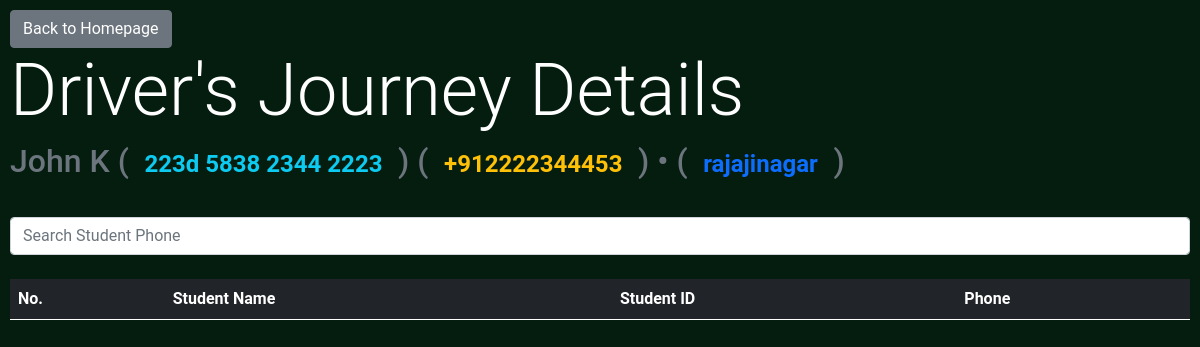
The app's page /admin/get_journey_details/9 (signed in), older data.
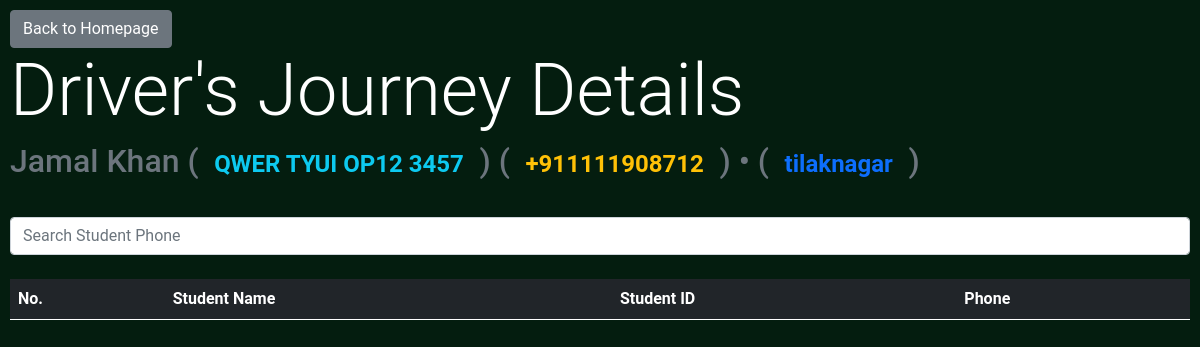
The same page, newer data.
### BusManager/models.py (models this page shows, shortened)
class DriverModel(db.Model):
	id = db.Column(db.Integer, primary_key=True)
	name = db.Column(db.String)
	phone = db.Column(db.String)
	bus_number = db.Column(db.String)
	location = db.relationship('LocationModel', secondary=driver_location_association, backref=db.backref('drivers', lazy='dynamic'))
	license_number  = db.Column(db.String)
	experience = db.Column(db.Integer) #Accept in terms of years
	average_rating = db.Column(db.Float) #1-5 Stars (decimal -> resolve in frontend)
	total_ratings = db.Column(db.Integer)
	rating_count = db.Column(db.Integer)
	profile_image = db.Column(db.String) #RawBytes or Hosted Location???
	is_verified = db.Column(db.Boolean)
	phone_verified = db.Column(db.Boolean)
	journeys = db.relationship('JourneyModel', backref='driver')

class LocationModel(db.Model):
	id = db.Column(db.Integer, primary_key=True)
	location_name = db.Column(db.String)

### BusManager/admin/routes.py (the view)
@admin.route('/get_journey_details/<driver_id>')
@login_required
def get_journey_details(driver_id):
	driver = DriverModel.query.filter_by(id=driver_id).first()
	if(not driver): return jsonify({'status':0, 'message':'No Driver Found'})
	students = []
	for journey in driver.journeys:
		if(journey.timestamp.day == datetime.datetime.utcnow().day):
			students.append(journey.student)
	return render_template('journey_details.html', title='Journey Details', students=students, driver=driver)

### BusManager/models.py (called while the page is built)
@login_manager.user_loader
def load_user(user_id):
    return AdminUser.query.get(int(user_id))

### BusManager/templates/journey_details.html (shortened to what this page needs)
{% extends 'bs_layout.html' %}
{% block content %}
<a class="btn btn-secondary" href="{{url_for('admin.admin_home')}}">Back to Homepage</a>
<h1 class='display-2'>Driver's Journey Details</h1>
<h2 class="text-muted">{{driver.name}}
(<span class="badge text-info">{{driver.bus_number}}</span>)
(<span class="badge text-warning">{{driver.phone}}</span>) • (<span class="badge text-primary">{{driver.location[0].location_name}}</span>)</h2>
<br>
<input type="text" id="searchbar" class="form-control" placeholder="Search Student Phone" onkeyup="tableFilterer(3)"><br>
<table class="table table-striped table-dark" id="tbl">
  <thead>
    <tr>
    <th scope="col">No.</th>
      <th scope="col">Student Name</th>
	  <th scope="col">Student ID</th>
      <th scope="col">Phone</th>
    </tr>
  </thead>
</table>
{% endblock content %}

### BusManager/templates/bs_layout.html (shortened to what this page needs)
<!doctype html>
<html lang="en">
  <head>
    <link href="https://cdn.jsdelivr.net/npm/bootstrap@5.0.0-beta1/dist/css/bootstrap.min.css" rel="stylesheet">
<link rel="stylesheet" href="{{url_for('static', filename='main.css')}}">
  </head>
  <body>
	{% block content %}
	{% endblock content %}
  </body>
</html>

### BusManager/static/main.css (style rules this page uses)
body { background-color: rgb(4, 29, 15); color: white; padding: 10px; font-family: 'Roboto', sans-serif; }

Row changes from the older to the newer data that the page shows:
no longer on this page (row unchanged): LocationModel: location_name "rajajinagar"
changed DriverModel: name "John K" → "Jamal Khan"; bus_number "223d 5838 2344 2223" → "QWER TYUI OP12 3457"; phone "+912222344453" → "+911111908712"
added LocationModel: location_name "tilaknagar"
